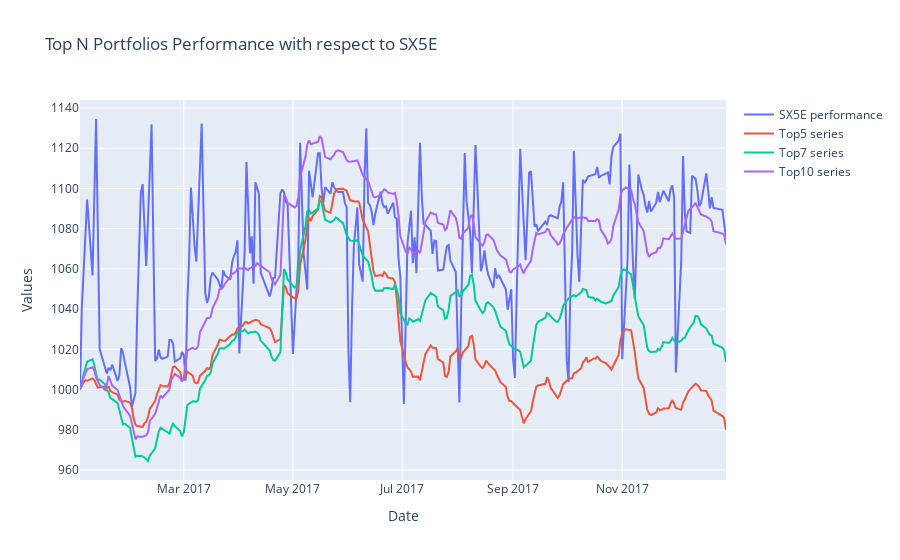

Notebook code for this chart:
### Code cell
plot_portfolios(portfolio_series_MCNN_LSTM, test_index_series)

### Figure 1 — Plotly figure (JSON) as saved in the notebook; plotly's stock layout.template omitted (floating-point values rounded to 4 significant figures; data arrays with more than 128 entries replaced by an {"elided": "..."} marker saying what was removed)
{"data": [{"mode": "lines", "name": "SX5E performance", "type": "scatter", "x": {"elided": "251 str values"}, "y": {"elided": "251 float values"}}, {"mode": "lines", "name": "Top5 series", "type": "scatter", "x": {"elided": "254 str values"}, "y": {"elided": "254 float values"}}, {"mode": "lines", "name": "Top7 series", "type": "scatter", "x": {"elided": "254 str values"}, "y": {"elided": "254 float values"}}, {"mode": "lines", "name": "Top10 series", "type": "scatter", "x": {"elided": "254 str values"}, "y": {"elided": "254 float values"}}], "layout": {"title": {"text": "Top N Portfolios Performance with respect to SX5E"}, "xaxis": {"title": {"text": "Date"}}, "yaxis": {"title": {"text": "Values"}}}}
